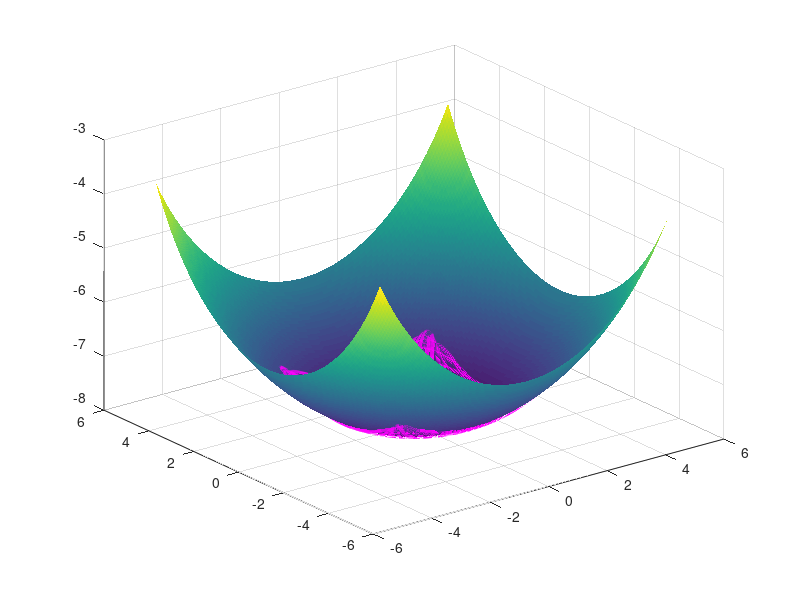

Recreate this plot in MATLAB.
clear all;
close all; 

%% Define surface
N1 = 150;
N2 = 150;

z = zeros(N1, N2);
x = linspace(-5,5, N1);
y = linspace(-5,5, N2);

for i = 1:N1
    for j = 1:N2
        z(i,j) = -1 * sqrt(64 - x(i) ^ 2 - y(j) ^ 2);
    end
end

figure(1);
plots = surf(x, y, z');
set(plots, 'edgecolor', 'none');

% input ball's position
gx = 2.5;
gy = 2.5;
gz = -1 * sqrt(64 - gx ^ 2 - gy ^ 2);

m = 0.01; % kg
r = 0.01; % m
g = 9.8; % m/s^2

dt = 0.005; % s

wx = 70;
wy = 0;
time = 0;

maxN = 5000;
xtravel = linspace(-4,4, maxN);
ytravel = linspace(-4,4, maxN);
ztravel = linspace(-4,4, maxN);
timetravel = linspace(-4,4, maxN);

for N = 1:maxN
    time = time + dt;
    
    theta_x = atan(-1 * sqrt(64 - gx ^ 2 - gy ^ 2) / gx);
    theta_y = atan(-1 * sqrt(64 - gx ^ 2 - gy ^ 2) / gy);
    
    ax = 5 * g * sin(theta_x) / (2 * r);
    ay = 5 * g * sin(theta_y) / (2 * r);
    
    wx = wx + ax * dt;
    wy = wy + ay * dt;
    vx = r * wx;
    vy = r * wy;
    
    delta_x = vx * dt;
    delta_y = vy * dt;
    
    gx = gx + delta_x;
    gy = gy + delta_y;
    gz = -1 * sqrt(64 - gx ^ 2 - gy ^ 2);
    
    xtravel(N) = gx;
    ytravel(N) = gy;
    ztravel(N) = gz;
    timetravel(N) = time;
end

hold on
plot3(xtravel, ytravel, ztravel, 'Color', 'magenta', 'LineWidth', 3);